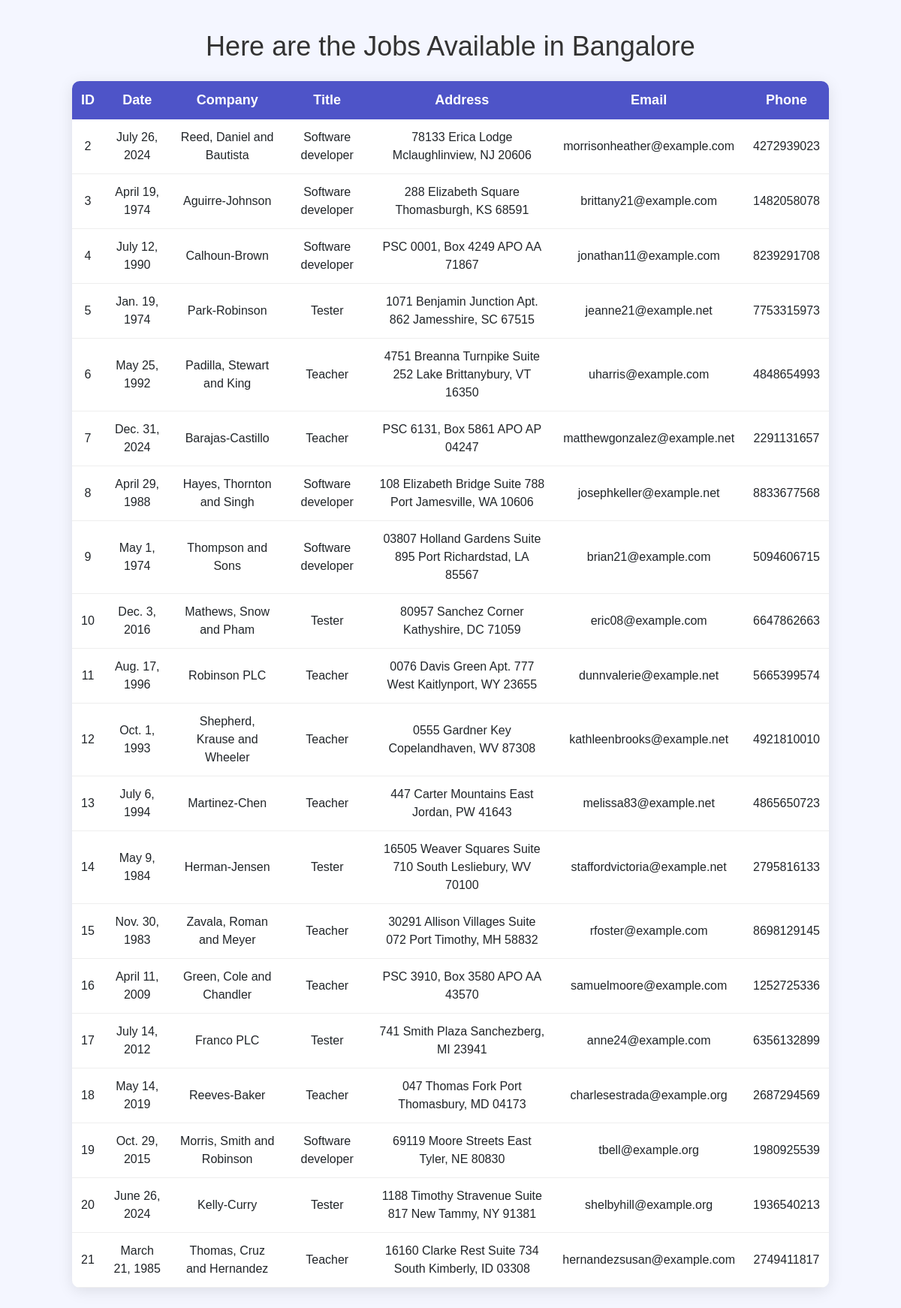
/bang/, run on the app's committed database.
### Job/models.py (models this page shows)
class BangJob(models.Model):
    date = models.DateField()
    company = models.CharField(max_length=25)
    title = models.CharField(max_length=25)
    address = models.CharField(max_length=100)
    salary = models.IntegerField(max_length=20)
    email = models.EmailField(max_length=20)
    phone = models.BigIntegerField(max_length=20)

### Job/views.py (the view)
# urls.py: path('bang/', views.BangJob_Views),
def BangJob_Views(request):
    data=BangJob.objects.all()
    return render(request,'html/bang.html',{'Data':data})

### template/html/bang.html (shortened to what this page needs)
<!DOCTYPE html>
<html lang="en">
<head>
    <link rel="stylesheet" href="https://cdn.jsdelivr.net/npm/bootstrap@4.6.2/dist/css/bootstrap.min.css">
</head>
<body>
    <h1>Here are the Jobs Available in Bangalore</h1>
    {% if Data %}
        <table>
            <thead>
                <tr>
                    <th>ID</th>
                    <th>Date</th>
                    <th>Company</th>
                    <th>Title</th>
                    <th>Address</th>
                    <th>Email</th>
                    <th>Phone</th>
                </tr>
            </thead>
            <tbody>
                {% for i in Data %}
                    <tr>
                        <td>{{ i.id }}</td>
                        <td>{{ i.date }}</td>
                        <td>{{ i.company }}</td>
                        <td>{{ i.title }}</td>
                        <td>{{ i.address }}</td>
                        <td>{{ i.email }}</td>
                        <td>{{ i.phone }}</td>
                    </tr>
                {% endfor %}
            </tbody>
        </table>
    {% else %}
        <p>No Jobs Found</p>
    {% endif %}
</body>
</html>

### template/html/bang.html (style rules this page uses)
body { font-family: Arial, sans-serif; background: #f4f6ff; margin: 0; padding: 40px; text-align: center; }
h1 { color: #333; font-size: 36px; margin-bottom: 25px; }
table { width: 90%; margin: auto; border-collapse: collapse; box-shadow: 0 4px 20px rgba(0,0,0,0.1); background: white; border-radius: 10px; overflow: hidden; }
th { background: #4e54c8; color: white; padding: 12px; font-size: 18px; }
td { padding: 12px; border-bottom: 1px solid #eee; font-size: 16px; }

### data on the page
BangJob: id "2", date "July 26, 2024", company "Reed, Daniel and Bautista", title "Software developer", address "78133 Erica Lodge Mclaughlinview, NJ 20606", email "morrisonheather@example.com", phone "4272939023"
BangJob: id "3", date "April 19, 1974", company "Aguirre-Johnson", title "Software developer", address "288 Elizabeth Square Thomasburgh, KS 68591", email "brittany21@example.com", phone "1482058078"
BangJob: id "4", date "July 12, 1990", company "Calhoun-Brown", title "Software developer", address "PSC 0001, Box 4249 APO AA 71867", email "jonathan11@example.com", phone "8239291708"
BangJob: id "5", date "Jan. 19, 1974", company "Park-Robinson", title "Tester", address "1071 Benjamin Junction Apt. 862 Jamesshire, SC 67515", email "jeanne21@example.net", phone "7753315973"
BangJob: id "6", date "May 25, 1992", company "Padilla, Stewart and King", title "Teacher", address "4751 Breanna Turnpike Suite 252 Lake Brittanybury, VT 16350", email "uharris@example.com", phone "4848654993"
BangJob: id "7", date "Dec. 31, 2024", company "Barajas-Castillo", title "Teacher", address "PSC 6131, Box 5861 APO AP 04247", email "matthewgonzalez@example.net", phone "2291131657"
BangJob: id "8", date "April 29, 1988", company "Hayes, Thornton and Singh", title "Software developer", address "108 Elizabeth Bridge Suite 788 Port Jamesville, WA 10606", email "josephkeller@example.net", phone "8833677568"
BangJob: id "9", date "May 1, 1974", company "Thompson and Sons", title "Software developer", address "03807 Holland Gardens Suite 895 Port Richardstad, LA 85567", email "brian21@example.com", phone "5094606715"
BangJob: id "10", date "Dec. 3, 2016", company "Mathews, Snow and Pham", title "Tester", address "80957 Sanchez Corner Kathyshire, DC 71059", email "eric08@example.com", phone "6647862663"
BangJob: id "11", date "Aug. 17, 1996", company "Robinson PLC", title "Teacher", address "0076 Davis Green Apt. 777 West Kaitlynport, WY 23655", email "dunnvalerie@example.net", phone "5665399574"
BangJob: id "12", date "Oct. 1, 1993", company "Shepherd, Krause and Wheeler", title "Teacher", address "0555 Gardner Key Copelandhaven, WV 87308", email "kathleenbrooks@example.net", phone "4921810010"
BangJob: id "13", date "July 6, 1994", company "Martinez-Chen", title "Teacher", address "447 Carter Mountains East Jordan, PW 41643", email "melissa83@example.net", phone "4865650723"
BangJob: id "14", date "May 9, 1984", company "Herman-Jensen", title "Tester", address "16505 Weaver Squares Suite 710 South Lesliebury, WV 70100", email "staffordvictoria@example.net", phone "2795816133"
BangJob: id "15", date "Nov. 30, 1983", company "Zavala, Roman and Meyer", title "Teacher", address "30291 Allison Villages Suite 072 Port Timothy, MH 58832", email "rfoster@example.com", phone "8698129145"
BangJob: id "16", date "April 11, 2009", company "Green, Cole and Chandler", title "Teacher", address "PSC 3910, Box 3580 APO AA 43570", email "samuelmoore@example.com", phone "1252725336"
BangJob: id "17", date "July 14, 2012", company "Franco PLC", title "Tester", address "741 Smith Plaza Sanchezberg, MI 23941", email "anne24@example.com", phone "6356132899"
BangJob: id "18", date "May 14, 2019", company "Reeves-Baker", title "Teacher", address "047 Thomas Fork Port Thomasbury, MD 04173", email "charlesestrada@example.org", phone "2687294569"
BangJob: id "19", date "Oct. 29, 2015", company "Morris, Smith and Robinson", title "Software developer", address "69119 Moore Streets East Tyler, NE 80830", email "tbell@example.org", phone "1980925539"
BangJob: id "20", date "June 26, 2024", company "Kelly-Curry", title "Tester", address "1188 Timothy Stravenue Suite 817 New Tammy, NY 91381", email "shelbyhill@example.org", phone "1936540213"
BangJob: id "21", date "March 21, 1985", company "Thomas, Cruz and Hernandez", title "Teacher", address "16160 Clarke Rest Suite 734 South Kimberly, ID 03308", email "hernandezsusan@example.com", phone "2749411817"
